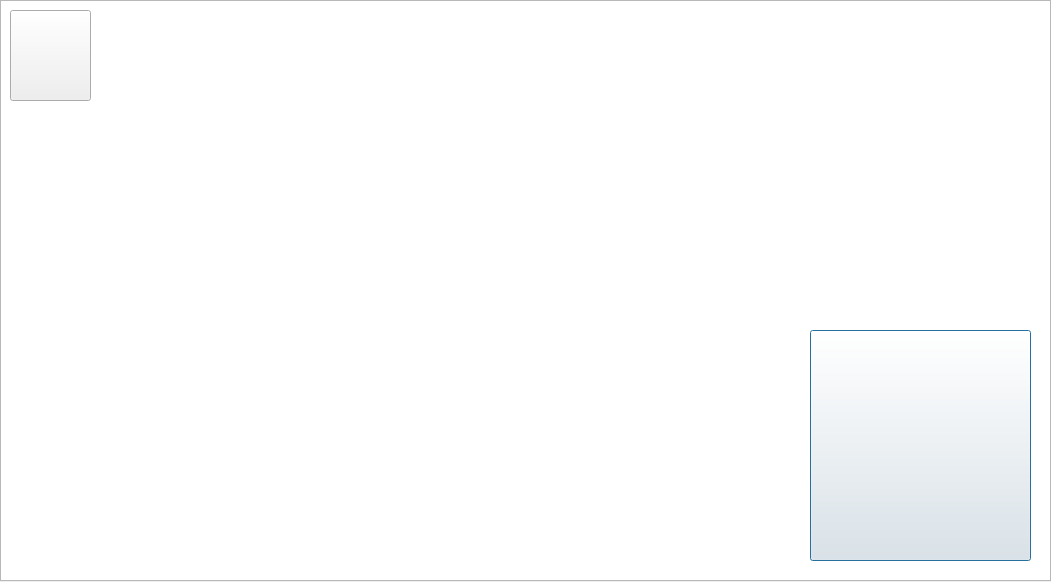
<?xml version="1.0" encoding="UTF-8"?>
<ui version="4.0">
 <class>EscenaInterior</class>
 <widget class="QDialog" name="EscenaInterior">
  <property name="geometry">
   <rect>
    <x>0</x>
    <y>0</y>
    <width>1051</width>
    <height>582</height>
   </rect>
  </property>
  <property name="windowTitle">
   <string>Dialog</string>
  </property>
  <widget class="QGraphicsView" name="graphicsViewDentro">
   <property name="geometry">
    <rect>
     <x>0</x>
     <y>0</y>
     <width>1051</width>
     <height>581</height>
    </rect>
   </property>
  </widget>
  <widget class="QPushButton" name="giro">
   <property name="geometry">
    <rect>
     <x>810</x>
     <y>330</y>
     <width>221</width>
     <height>231</height>
    </rect>
   </property>
   <property name="styleSheet">
    <string notr="true">QPushButton {
      border-image: url(&quot;C:/Users/Dell/Documents/Documentos/PROYECTO/Gamificacion/images/parca.png&quot;) 0 0 0 0 stretch stretch;
    }</string>
   </property>
   <property name="text">
    <string/>
   </property>
  </widget>
  <widget class="QPushButton" name="pushButton">
   <property name="geometry">
    <rect>
     <x>10</x>
     <y>10</y>
     <width>81</width>
     <height>91</height>
    </rect>
   </property>
   <property name="styleSheet">
    <string notr="true">QPushButton {
    border-image: url(&quot;C:/Users/Dell/Documents/Documentos/PROYECTO/Gamificacion/images/map.png&quot;) 0 0 0 0 stretch stretch;
}</string>
   </property>
   <property name="text">
    <string/>
   </property>
  </widget>
 </widget>
 <resources/>
 <connections/>
</ui>
